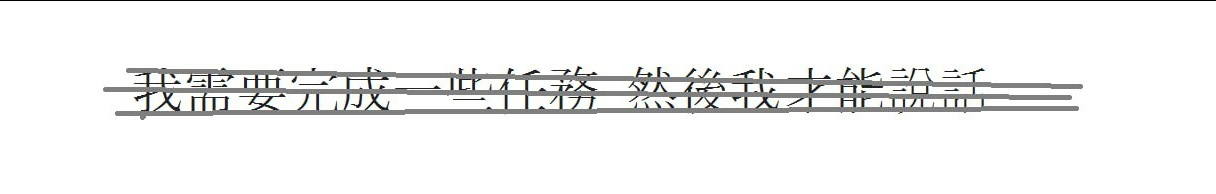
#> input picture images/lab4.png, 1216 x 194 px
$ jupyter execute --allow-errors Lab4.ipynb   (shell and % lines are left out)
#> lines starting #> are read from the running program, lines starting #| are printed output that depends on the picture; after the words box and inside, x2 and y2 are one past the last pixel; in counts of white or black regions, pixels touching at a corner belong together
[cell 1]
import sys
sys.path.append('../')
import matplotlib.pyplot as plt
import cv2 as cv
import numpy as np
from utility import util

# Изменим стандартный размер графиков matplotlib
plt.rcParams["figure.figsize"] = [6, 4]

[cell 2]
in_image = cv.imread('../images/lab4.png')
#> in_image is the input picture: shape (194, 1216, 3); mean B, G, R 241, 241.2, 241.1
rgb_image = cv.cvtColor(in_image, cv.COLOR_BGR2RGB)
hsv_image = cv.cvtColor(in_image, cv.COLOR_BGR2HSV)
#> hsv_image: shape (194, 1216, 3); mean H, S, V 10.2, 2.2, 241.6
gray_image = cv.cvtColor(in_image, cv.COLOR_BGR2GRAY)

image = gray_image

plt.figure(figsize=(50, 30))
gs = plt.GridSpec(10, 2)
start=110
for i in np.arange(start,130):
    ret, thresh1 = cv.threshold(image, i, 255, cv.THRESH_BINARY)
    plt.subplot(gs[i-start])
    plt.imshow(thresh1, 'gray', vmin=0, vmax=255)
    plt.title(i)
    plt.xticks([])
    plt.yticks([])
#> this loop made 20 passes
#> pass 1, `ret, thresh1 = cv.threshold(image, i, 255, cv.THRESH_BINARY)`:
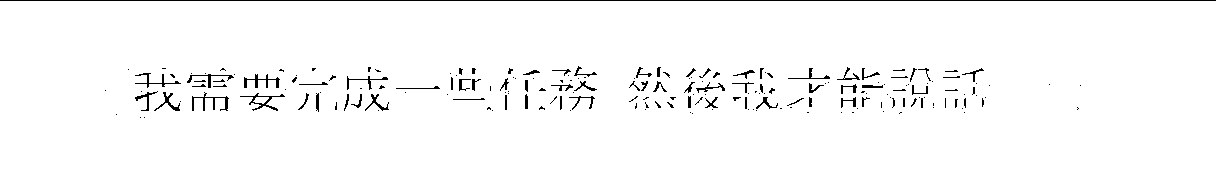
#> thresh1: shape (194, 1216); 97.7% white; black in thin lines or dots, all inside (x1, y1, x2, y2) = (0, 0, 1216, 118)
plt.show()
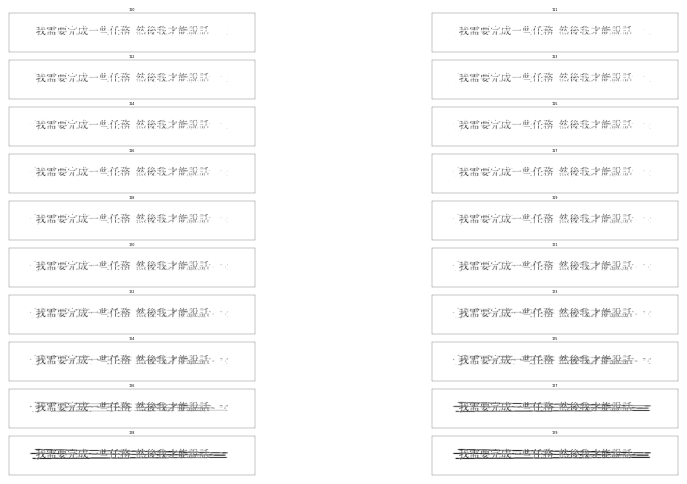
#> figure drawn by matplotlib, 20 panels

[cell 3]
#threshold = 123
threshold = 123


ret, thresh1 = cv.threshold(image, threshold, 255, cv.THRESH_BINARY)
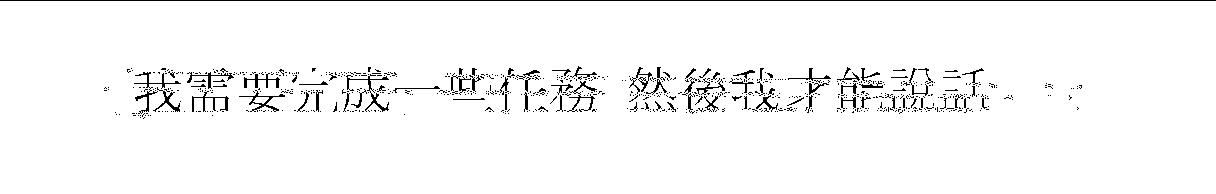
#> thresh1: shape (194, 1216); 96.7% white; black in thin lines or dots, all inside (x1, y1, x2, y2) = (0, 0, 1216, 119)
#> ret = 123
plt.figure(figsize=(10, 70))
#gs = plt.GridSpec(35, 2)
#plt.subplot(gs[0])
plt.imshow(thresh1, 'gray', vmin=0, vmax=255)
plt.title('Выбранный порог 123')

plt.show()

# другие попытки

#> (a cell that did not finish here is left out)

[cell 5]
threshold = 123
ret1, thresh1 = cv.threshold(image, threshold, 255, cv.THRESH_BINARY)
#> ret1 = 123
ret2, thresh2 = cv.threshold(image, 0, 255, cv.THRESH_BINARY + cv.THRESH_OTSU)
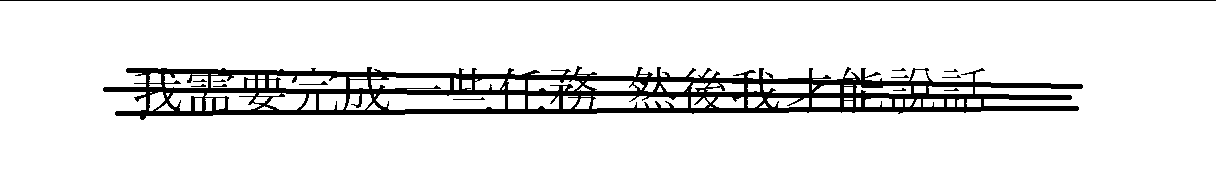
#> thresh2: shape (194, 1216); 91.2% white; 14 black regions (3 under 20 px), largest, box (x1, y1, x2, y2) and area: (103, 66, 1083, 120) 19366, (0, 0, 1216, 1) 1216, (299, 81, 328, 85) 41
#> ret2 = 179
titles = ['Original Image', 'Global Thresholding (threshold = %d)' % threshold,
          "Otsu's Thresholding (Otsu's threshold = %d)" % ret2]
images = [image, thresh1, thresh2]

plt.figure(figsize=(30, 8))
for i in np.arange(len(images)):
    plt.subplot(3, 1, i + 1)
    plt.imshow(images[i], 'gray')
    plt.title(titles[i])
    plt.xticks([])
    plt.yticks([])
#> this loop made 3 passes
plt.show()

[cell 6]
#1.5 Цветовая сегментация изображений
h, s, v = cv.split(hsv_image)
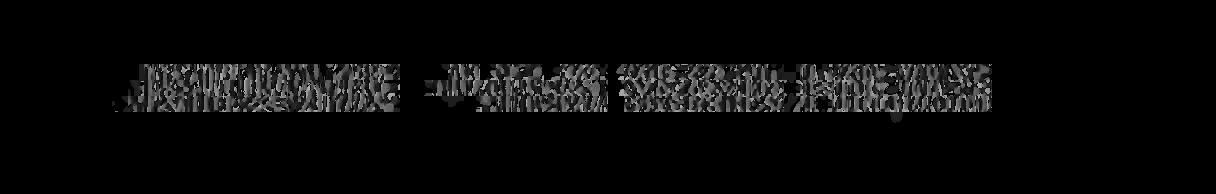
#> h: shape (194, 1216); min 0, max 179, mean 10.2

low_h = 0
high_h = 10

mask = cv.inRange(h, low_h, high_h)
#> mask: shape (194, 1216); 85.5% white; 11 black regions (7 under 20 px), largest, box (x1, y1, x2, y2) and area: (616, 64, 992, 123) 15877, (122, 64, 400, 112) 11572, (424, 64, 608, 112) 6772, (326, 64, 334, 68) 24
result = cv.bitwise_and(rgb_image, rgb_image, mask=mask)
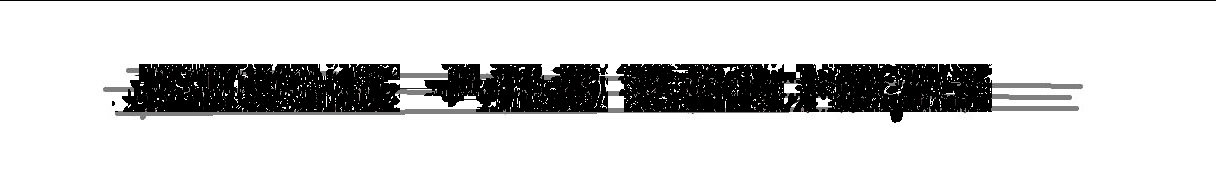
#> result: shape (194, 1216, 3); mean R, G, B 213.4, 213.4, 213.4

gs = plt.GridSpec(2, 2)
plt.figure(figsize=(10, 8))
plt.subplot(gs[0])
plt.imshow(rgb_image)
plt.title('Исходное изображение')
plt.xticks([]), plt.yticks([])
plt.subplot(gs[1])
plt.imshow(mask, cmap='gray')
plt.title('Маска')
plt.xticks([]), plt.yticks([])
plt.subplot(gs[2])
plt.hist(h.reshape(-1), np.max(h), [np.min(h), np.max(h)])
plt.vlines(low_h, 0, 5000, 'r'), plt.vlines(high_h, 0, 5000, 'r')
plt.title('Гистограмма h слоя')
plt.subplot(gs[3])
plt.imshow(result)
plt.title('Изображение с пикселями выделенного цвета')
plt.show()
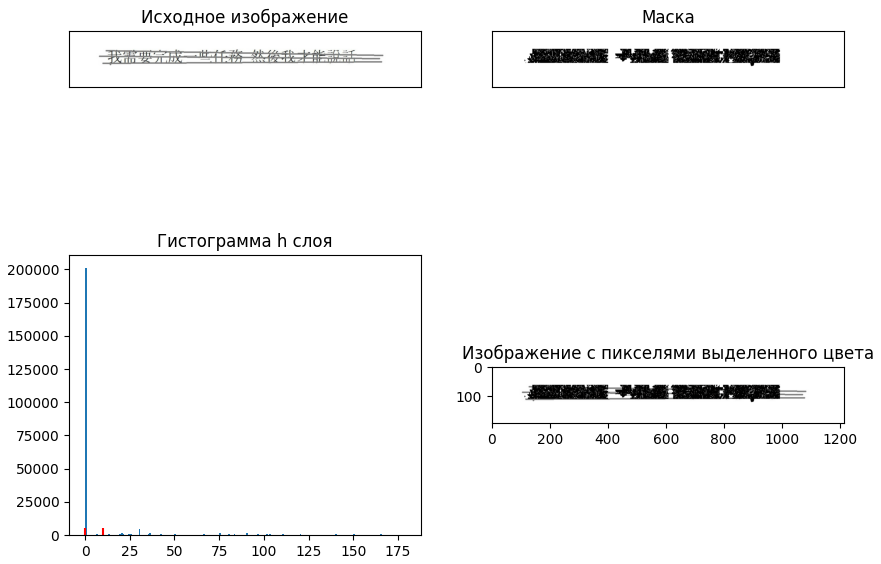
#> figure drawn by matplotlib, 4 panels; panel 3: tallest bar 200817 high, from x = 0 to 1

[cell 7]
outImageDepth = cv.CV_16S  # глубина результирующего изображения. Т.к. входное изображение 8-битное, чтобы избежать переполнения сделаем выходное изображение 16-битное.

gaussian33 = cv.GaussianBlur(gray_image, (3, 3), 0)
gaussian55 = cv.GaussianBlur(gray_image, (5, 5), 0)


# laplace = cv.convertScaleAbs(laplace)
# вычисляем разность гауссовских разпределений
dog = gaussian33 - gaussian55
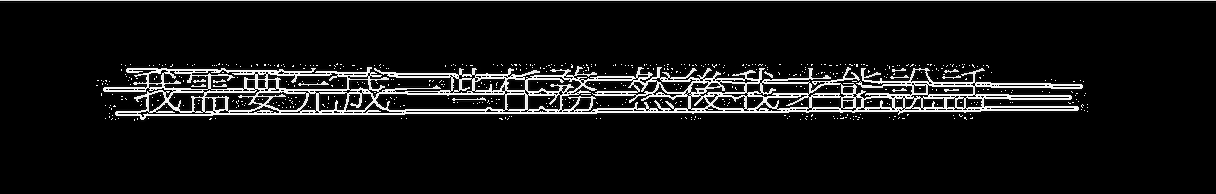
#> dog: shape (194, 1216); min 0, max 255, mean 19.2
# dog = cv.convertScaleAbs(dog)
# вычисляем Лапласиан Гауссиана
log = cv.Laplacian(gaussian33, outImageDepth, ksize=3)
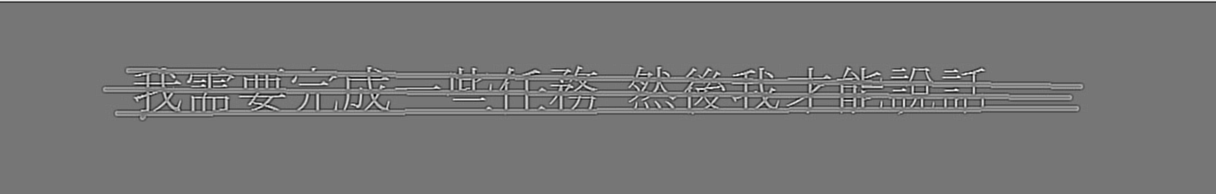
#> log: shape (194, 1216) int16; min -516, max 592, mean 1.3; drawn with min black and max white
log = cv.convertScaleAbs(log)
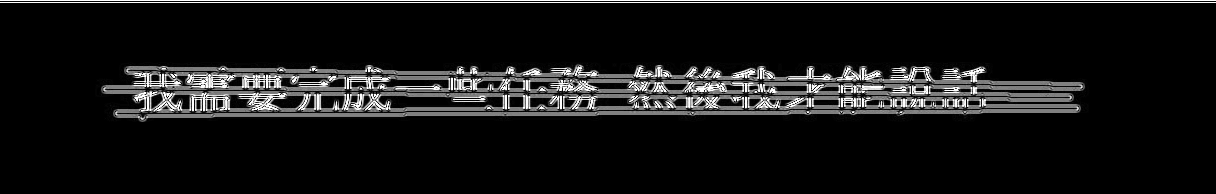
#> log: shape (194, 1216); min 0, max 255, mean 22.2

# вывод
plt.figure(figsize=(150, 8))
gs = plt.GridSpec(2, 1)

titles = ['Лапласиан Гауссиана', 'Разность гауссовских раcпределений']
outImages = [log, dog]

for i in np.arange(len(outImages)):
    plt.subplot(gs[i])
    plt.xticks([]), plt.yticks([])
    plt.title(titles[i])
    plt.imshow(outImages[i], cmap='gray')
#> this loop made 2 passes

plt.show()

$ run again, with images/acircles_pattern.png copied over images/lab4.png
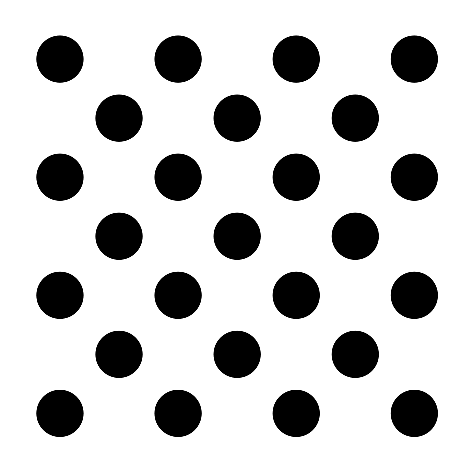
#> input picture images/acircles_pattern.png, 474 x 474 px
#> in_image is the input picture: shape (474, 474, 3); min 0, max 255, mean 205.3
#> hsv_image: shape (474, 474, 3); mean H, S, V 0, 0, 205.3
#> `ret, thresh1 = cv.threshold(image, threshold, 255, cv.THRESH_BINARY)`: ret = 123
#> thresh2: shape (474, 474); 80.5% white; 25 black regions, largest, box (x1, y1, x2, y2) and area: (36, 35, 84, 83) 1758, (154, 35, 202, 83) 1755, (36, 154, 84, 201) 1753
#> ret2 = 128
#> the loop `for i in np.arange(len(images)):` made 3 passes
#> h: shape (474, 474); every value is 0
#> mask: shape (474, 474); every value is 255
#> `log = cv.Laplacian(gaussian33, outImageDepth, ksize=3)`:
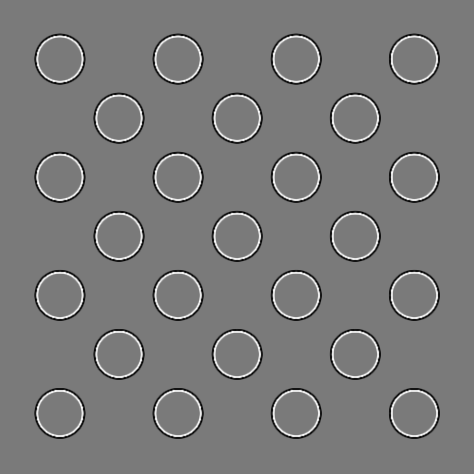
#> log: shape (474, 474) int16; min -300, max 322, mean 0; drawn with min black and max white
#> `log = cv.convertScaleAbs(log)`:
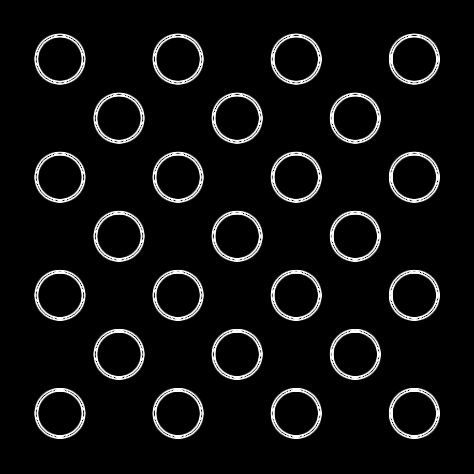
#> log: shape (474, 474); min 0, max 255, mean 14.5
#> the loop `for i in np.arange(len(outImages)):` made 2 passes
